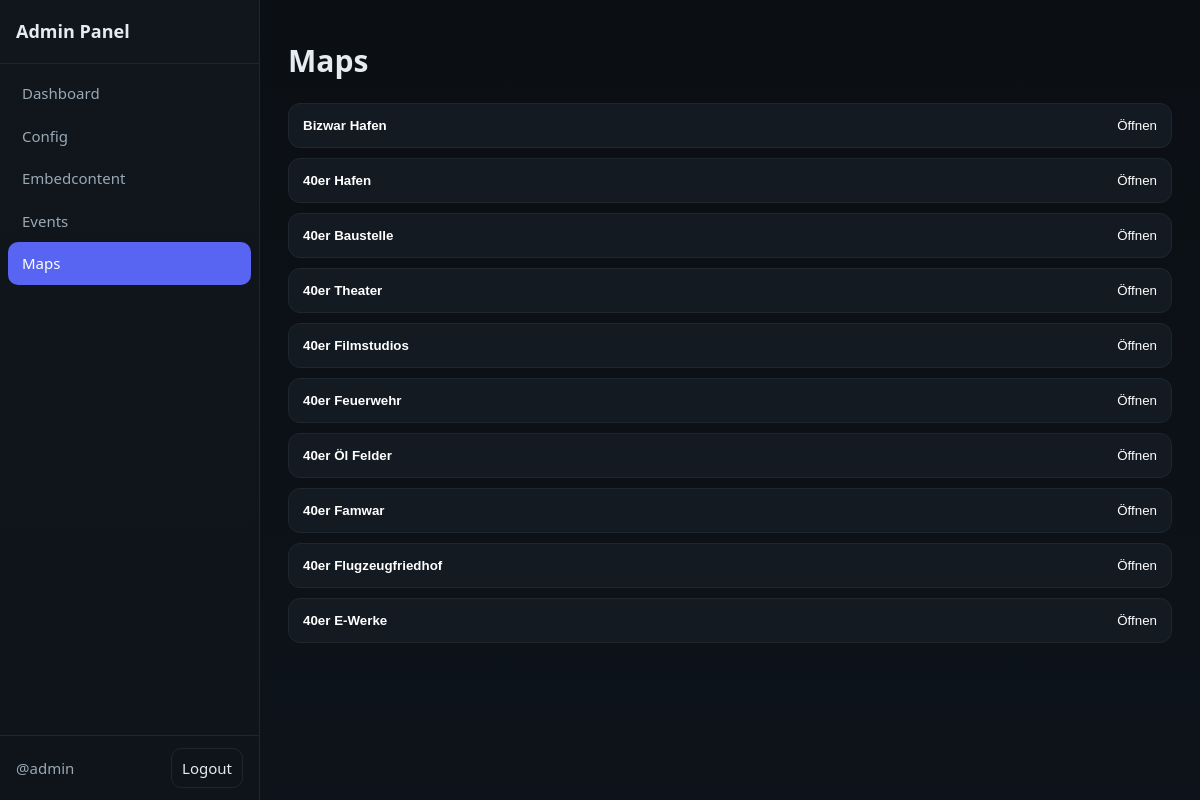
The page /web/maps_page.php (signed in) on the database its author committed.
### tables this page shows
CREATE TABLE `maps` (
  `ID` int(11) NOT NULL,
  `name` varchar(255) DEFAULT NULL,
  `event` varchar(255) DEFAULT NULL,
  `MAP` text DEFAULT NULL,
  `IMG` text DEFAULT NULL
);

### web/maps_page.php (the view, shortened to what this page needs)
<?php require "config.php"; ?>
<!DOCTYPE html>
<html lang="de">
<head>
<link rel="stylesheet" href="assets/css/style.css">
</head>
<body class="app">
  <aside class="sidebar">
    <div class="brand">Admin Panel</div>
    <nav class="nav">
      <a class="nav-link" href="dashboard.php">Dashboard</a>
      <a class="nav-link" href="config_page.php">Config</a>
      <a class="nav-link" href="embedcontent_page.php">Embedcontent</a>
      <a class="nav-link" href="events_page.php">Events</a>
      <a class="nav-link active" href="maps_page.php">Maps</a>
    </nav>
    <div class="sidebar-footer">
      <span class="user">@<?php echo htmlspecialchars($_SESSION['user']); ?></span>
      <a class="btn-ghost" href="logout.php">Logout</a>
    </div>
  </aside>
  <main class="content">
    <h1>Maps</h1>
    <div class="list">
      <?php
      $res = $conn->query("SELECT ID, `name`, `MAP`, `event` FROM `maps` ORDER BY ID ASC");
      while ($row = $res->fetch_assoc()):
      ?>
        <button class="list-item as-link"
                data-open-modal
                data-kind="map"
                data-id="<?php echo (int)$row['ID']; ?>">
          <div class="left"><div class="title"><?php echo htmlspecialchars($row['name']); ?></div></div>
          <div class="right">Öffnen</div>
        </button>
      <?php endwhile; ?>
    </div>
  </main>
</body>
</html>

### web/assets/css/style.css (style rules this page uses)
:root { --bg:#0b0f14; --panel:#11161d; --panel2:#0f141a; --text:#e6ebf0; --muted:#9aa8b4; --accent:#5865F2; --accent-2:#4752c4; --danger:#f23f42; --ok:#23a55a; --card:#141a22; --line:#1e2630; --radius:14px; --shadow:0 10px 30px rgba(0,0,0,.35); }
* { box-sizing:border-box }
html,body { height:100% }
body { margin:0;background:linear-gradient(180deg,var(--bg),#0d131a);color:var(--text);font:15px/1.5 system-ui,Segoe UI,Roboto,Ubuntu,"Helvetica Neue",Arial }
a { color:inherit;text-decoration:none }
.app { display:flex;min-height:100vh }
.sidebar { width:260px;background:linear-gradient(180deg,var(--panel),var(--panel2));border-right:1px solid var(--line);display:flex;flex-direction:column;position:sticky;top:0;height:100vh }
.brand { font-weight:700;font-size:18px;padding:18px 16px;border-bottom:1px solid var(--line) }
.nav { padding:8px }
.nav-link { display:block;padding:10px 14px;border-radius:10px;color:var(--muted) }
.nav-link.active { background:var(--accent);color:white }
.sidebar-footer { margin-top:auto;padding:12px 16px;border-top:1px solid var(--line);display:flex;justify-content:space-between;align-items:center }
.user { color:var(--muted) }
.btn-ghost { padding:8px 10px;border-radius:10px;border:1px solid var(--line) }
.content { flex:1;padding:28px;max-width:1200px;margin:0 auto }
h1 { margin:10px 0 20px }
.list { display:flex;flex-direction:column;gap:10px }
.list-item { display:flex;align-items:center;justify-content:space-between;background:var(--card);border:1px solid var(--line);padding:14px;border-radius:12px }
.list-item.as-link { cursor:pointer }
.title { font-weight:600;color:white }
.left { display:flex;align-items:center;gap:12px }
.right { display:flex;align-items:center;gap:10px;color:white }

### rows shown on the page
maps: name "Bizwar Hafen"
maps: name "40er Hafen"
maps: name "40er Baustelle"
maps: name "40er Theater"
maps: name "40er Filmstudios"
maps: name "40er Feuerwehr"
maps: name "40er Öl Felder"
maps: name "40er Famwar"
maps: name "40er Flugzeugfriedhof"
maps: name "40er E-Werke"

### other values the page prints
$_SESSION['user'] "admin"
